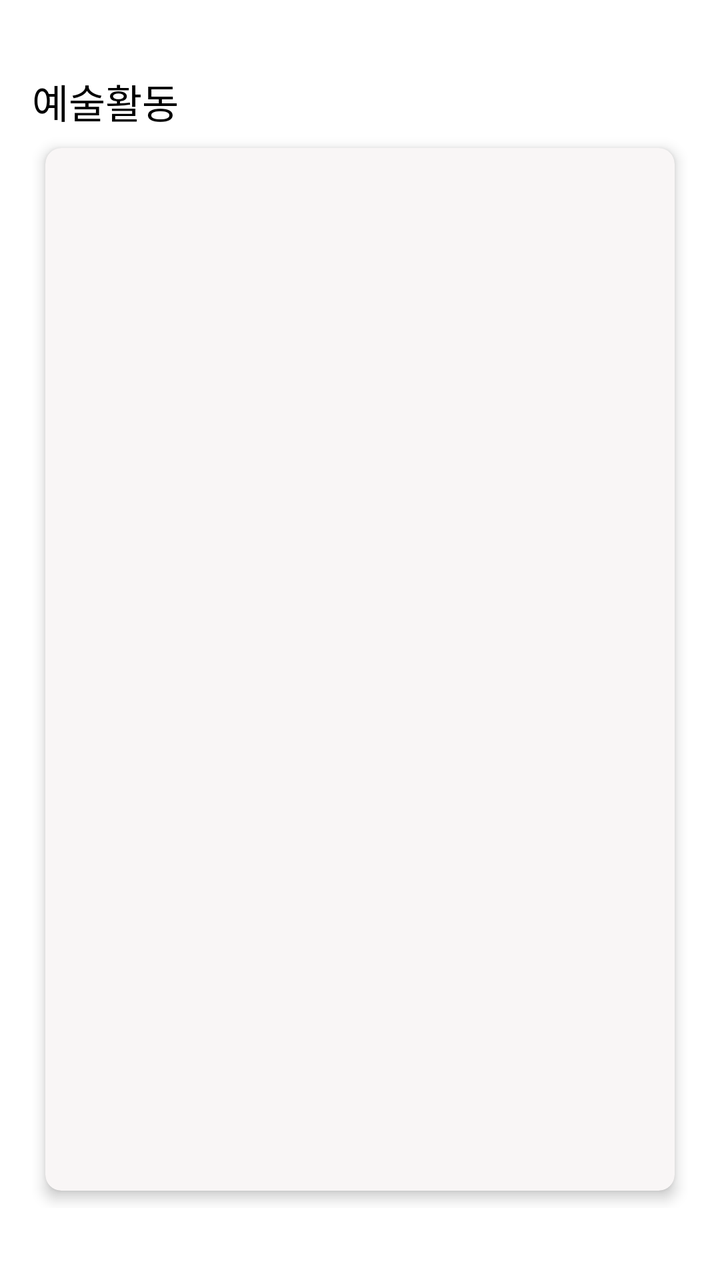
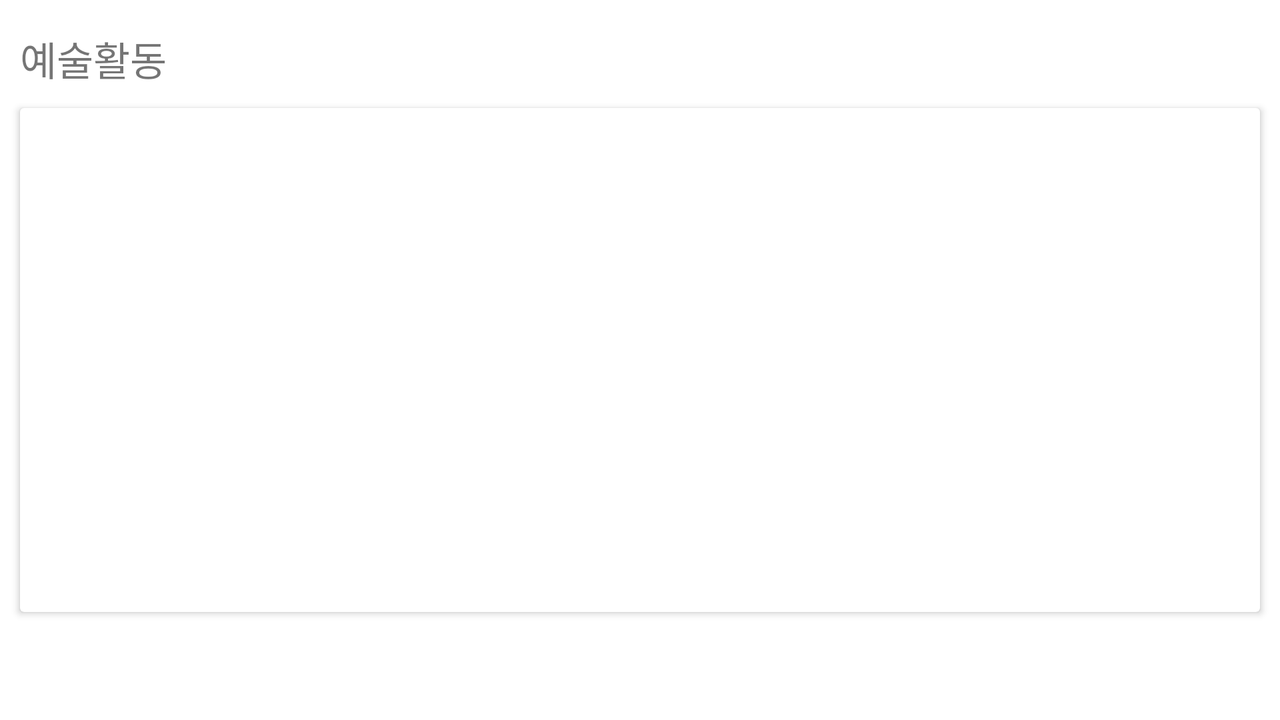

First picture: res/layout/ on a phone held upright. Second picture: the repository's own variant of that layout, on a device whose configuration matches the variant's folder. Source for both follows.
<!-- AndroidManifest.xml: application theme Theme.HospitalApplication -->
<!-- res/layout/activity_art.xml -->
<?xml version="1.0" encoding="utf-8"?>
<RelativeLayout xmlns:android="http://schemas.android.com/apk/res/android"
    xmlns:app="http://schemas.android.com/apk/res-auto"
    xmlns:tools="http://schemas.android.com/tools"
    android:layout_width="match_parent"
    android:layout_height="match_parent"
    tools:context=".ArtActivity">

    <GridLayout
        android:layout_width="match_parent"
        android:layout_height="match_parent"
        android:columnCount="1"
        android:paddingLeft="16dp"
        android:paddingTop="36dp"
        android:paddingRight="16dp"
        android:paddingBottom="36dp"
        >

        <TextView
            android:layout_width="wrap_content"
            android:layout_height="wrap_content"
            android:text="예술활동"
            android:textColor="@android:color/black"
            android:textSize="20sp" />

        <androidx.cardview.widget.CardView

            android:layout_width="match_parent"
            android:layout_height="0dp"
            android:layout_rowWeight="3"
            android:padding="36dp"
            app:cardBackgroundColor="@color/bg_primary"
            app:cardCornerRadius="8dp"
            app:cardElevation="4dp"
            app:cardUseCompatPadding="true">

            <androidx.constraintlayout.widget.ConstraintLayout
                android:layout_width="match_parent"
                android:layout_height="match_parent"
                android:layout_rowWeight="3"
                android:layout_margin="16dp"
                android:gravity="center"
                android:orientation="vertical"
                android:paddingLeft="16dp"
                android:paddingTop="16dp"
                android:paddingRight="16dp"
                android:paddingBottom="16dp">

                <androidx.recyclerview.widget.RecyclerView
                    android:id="@+id/recyclerArt"
                    app:layoutManager="androidx.recyclerview.widget.LinearLayoutManager"
                    android:layout_width="match_parent"
                    android:layout_height="match_parent"
                    tools:listitem="@layout/item_art_rc"
                   />

            </androidx.constraintlayout.widget.ConstraintLayout>

        </androidx.cardview.widget.CardView>




    </GridLayout>

</RelativeLayout>
<!-- res/layout/item_art_rc.xml (included above) -->
<?xml version="1.0" encoding="utf-8"?>
<androidx.constraintlayout.widget.ConstraintLayout xmlns:android="http://schemas.android.com/apk/res/android"
    xmlns:app="http://schemas.android.com/apk/res-auto"
    android:layout_width="match_parent"
    android:layout_height="wrap_content"
    android:paddingStart="10dp"
    android:paddingTop="10dp"
    android:paddingEnd="10dp">

    <ImageView
        android:id="@+id/imageArtId"
        android:layout_width="match_parent"
        android:layout_height="200dp"
        android:scaleType="centerCrop"
        android:src="@drawable/korean_art"
        app:layout_constraintTop_toTopOf="parent" />

    <TextView
        android:id="@+id/textView"
        android:layout_width="wrap_content"
        android:layout_height="match_parent"
        android:gravity="center"
        android:maxLines="@integer/material_motion_duration_long_1"
        android:paddingStart="5dp"
        android:text="HELLO WORLD"
        android:textColor="@color/black"
        android:textSize="40dp"
        android:textStyle="bold"
        app:layout_constraintBottom_toBottomOf="parent"
        app:layout_constraintLeft_toLeftOf="parent"
        app:layout_constraintRight_toRightOf="parent"
        app:layout_constraintTop_toTopOf="parent" />
</androidx.constraintlayout.widget.ConstraintLayout>
<!-- resources referenced by this layout -->
<resources>
  <color name="bg_primary">#F9F6F6</color>
  <color name="black">#FF000000</color>
  <!-- drawable korean_art: png bitmap (drawable, 135617 bytes) -->
  <style name="Theme.HospitalApplication" parent="Theme.MaterialComponents.DayNight.DarkActionBar">
          
          <item name="colorPrimary">@color/purple_500</item>
          <item name="colorPrimaryVariant">@color/purple_700</item>
          <item name="colorOnPrimary">@color/white</item>
          
          <item name="colorSecondary">@color/teal_200</item>
          <item name="colorSecondaryVariant">@color/teal_700</item>
          <item name="colorOnSecondary">@color/black</item>
          
          <item name="android:statusBarColor">?attr/colorPrimaryVariant</item>
          
      </style>
  <color name="purple_500">#FF6200EE</color>
  <color name="purple_700">#FF3700B3</color>
  <color name="white">#FFFFFFFF</color>
  <color name="teal_200">#FF03DAC5</color>
  <color name="teal_700">#FF018786</color>
</resources>
<!-- res/layout-land/activity_art.xml (the repository's variant of the layout above) -->
<!-- drawn on the phone turned sideways -->
<?xml version="1.0" encoding="utf-8"?>
<androidx.constraintlayout.widget.ConstraintLayout xmlns:android="http://schemas.android.com/apk/res/android"
    xmlns:app="http://schemas.android.com/apk/res-auto"
    xmlns:tools="http://schemas.android.com/tools"
    android:layout_width="match_parent"
    android:layout_height="match_parent"
    tools:context=".ArtActivity">

    <TextView
        android:layout_width="wrap_content"
        android:layout_height="wrap_content"
        android:layout_marginStart="10dp"
        android:layout_marginBottom="10dp"
        android:text="@string/textArtMain"
        android:textSize="20sp"
        app:layout_constraintBottom_toTopOf="@id/guidelineHorizantalOne"
        app:layout_constraintLeft_toLeftOf="parent" />

    <androidx.cardview.widget.CardView
        android:layout_width="0dp"
        android:layout_height="0dp"
        android:layout_marginStart="10dp"
        android:layout_marginEnd="10dp"
        app:layout_constraintBottom_toTopOf="@id/guidelineHorizantalTwo"
        app:layout_constraintLeft_toLeftOf="parent"
        app:layout_constraintRight_toRightOf="parent"
        app:layout_constraintTop_toBottomOf="@id/guidelineHorizantalOne">

        <androidx.constraintlayout.widget.ConstraintLayout
            android:layout_width="match_parent"
            android:layout_height="match_parent">

            <androidx.recyclerview.widget.RecyclerView
                android:id="@+id/recyclerArt"
                android:layout_width="match_parent"
                android:layout_height="match_parent"
                app:layoutManager="androidx.recyclerview.widget.StaggeredGridLayoutManager"
                app:spanCount="3"
                tools:listitem="@layout/item_art_rc" />
        </androidx.constraintlayout.widget.ConstraintLayout>
    </androidx.cardview.widget.CardView>

    <androidx.constraintlayout.widget.Guideline
        android:id="@+id/guidelineHorizantalOne"
        android:layout_width="wrap_content"
        android:layout_height="wrap_content"
        android:orientation="horizontal"
        app:layout_constraintGuide_percent="0.15" />

    <androidx.constraintlayout.widget.Guideline
        android:id="@+id/guidelineHorizantalTwo"
        android:layout_width="wrap_content"
        android:layout_height="wrap_content"
        android:orientation="horizontal"
        app:layout_constraintGuide_percent="0.85" />
</androidx.constraintlayout.widget.ConstraintLayout>
<!-- resources referenced by the variant -->
<!-- as the phone turned sideways resolves them -->
<resources>
  <color name="black">#FF000000</color>
  <!-- drawable korean_art: png bitmap (drawable, 135617 bytes) -->
  <string name="textArtMain">예술활동</string>
  <style name="Theme.HospitalApplication" parent="Theme.MaterialComponents.DayNight.DarkActionBar">
          
          <item name="colorPrimary">@color/purple_500</item>
          <item name="colorPrimaryVariant">@color/purple_700</item>
          <item name="colorOnPrimary">@color/white</item>
          
          <item name="colorSecondary">@color/teal_200</item>
          <item name="colorSecondaryVariant">@color/teal_700</item>
          <item name="colorOnSecondary">@color/black</item>
          
          <item name="android:statusBarColor">?attr/colorPrimaryVariant</item>
          
      </style>
  <color name="purple_500">#FF6200EE</color>
  <color name="purple_700">#FF3700B3</color>
  <color name="white">#FFFFFFFF</color>
  <color name="teal_200">#FF03DAC5</color>
  <color name="teal_700">#FF018786</color>
</resources>
